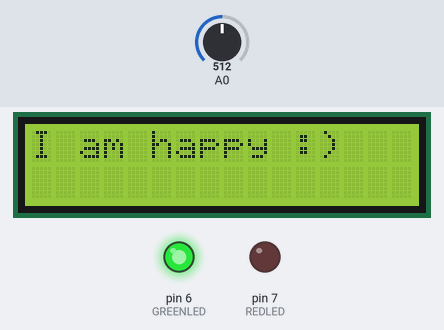
A sketch run on a simulated Arduino Uno, built with avr-gcc and run on an emulated ATmega328P. Parts: 16×2 character LCD, output pins drawn as LEDs (lit = HIGH). Inputs (shaded band) come from the test bench; at power-on: A0 = 512. What the sketch prints to the serial monitor is not drawn.

Above: at 1.2 s.
1.3 s: A0 set to 793
3.2 s: A0 set to 819
At 5.1 s:
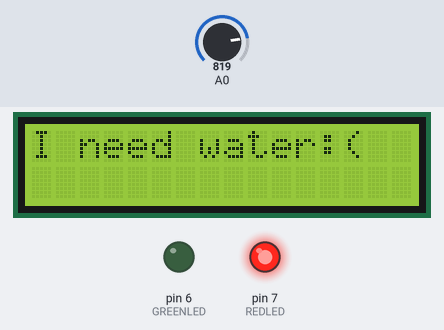
5.5 s: A0 set to 790
At 7.0 s:
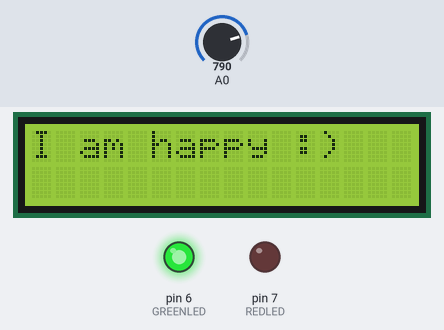
7.5 s: A0 set to 810
At 8.8 s:
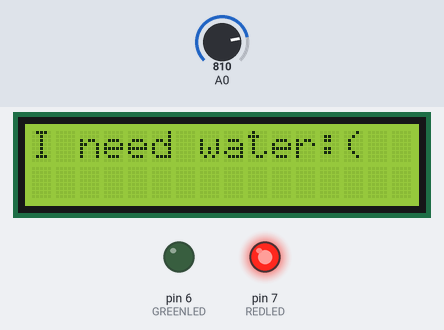
Timing chart, 0 to 10.5 s (numbered marks = the images above; inputs shaded):
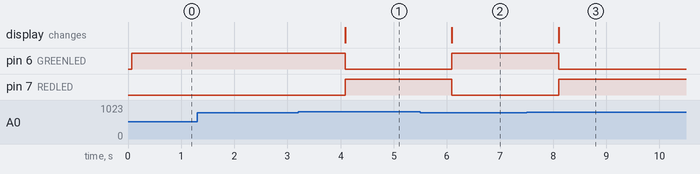

Measured:
- the behaviour switches between 800 and 801 on A0 (found by bisection; images 0 and 1)
- after the input at 1.3 s, every drawn part: stays the same
- after the input at 3.2 s, pin 6 (GREENLED): HIGH → LOW after 0.88 s; pin 7 (REDLED): LOW → HIGH after 0.88 s; the display: changes after 0.88 s (image 1)
- after the input at 5.5 s, pin 6 (GREENLED): LOW → HIGH after 0.59 s; pin 7 (REDLED): HIGH → LOW after 0.59 s; the display: changes after 0.59 s (image 2)
- after the input at 7.5 s, pin 6 (GREENLED): HIGH → LOW after 0.60 s; pin 7 (REDLED): LOW → HIGH after 0.60 s; the display: changes after 0.60 s (image 3)

The sketch:

SoilMoisture.ino
```cpp
#include <LiquidCrystal.h>
LiquidCrystal lcd(12,11,5,4,3,2);
#define GREENLED 6
#define REDLED 7
void setup() {
  lcd.begin(16,2);
Serial.begin(9600);
pinMode(GREENLED,OUTPUT);
pinMode(REDLED,OUTPUT);
pinMode(A0,INPUT);


}


void loop() {
int sensorValue=analogRead(A0);
Serial.println(sensorValue);
lcd.clear();
lcd.setCursor(0,0);


if (800<sensorValue) {
  lcd.print("I need water:(");
  digitalWrite(REDLED,HIGH);
  digitalWrite(GREENLED,LOW);
  }else {
    lcd.print("I am happy :)");
digitalWrite(GREENLED,HIGH);
digitalWrite(REDLED,LOW);}
delay(1000);
}
```
